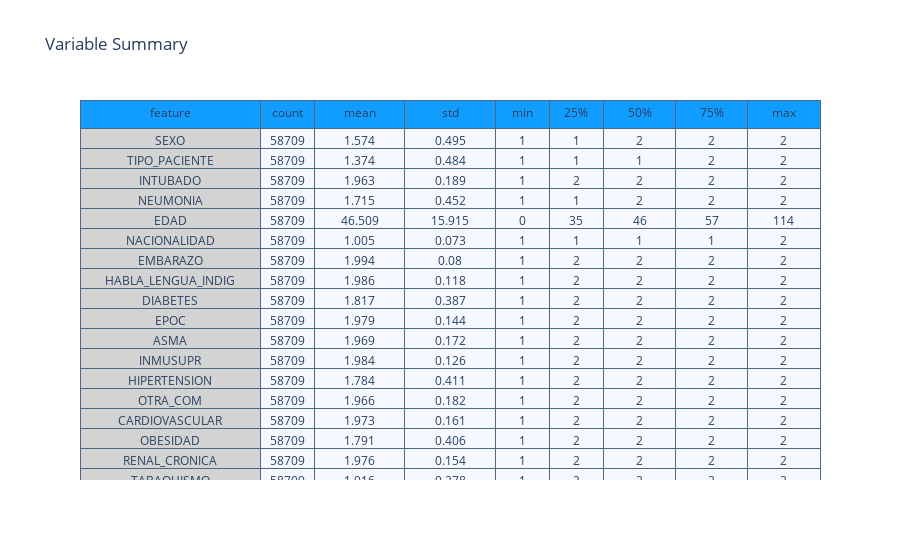

Source (notebook cell):
### Markdown cell above
En primer lugar vamos a hacer una tabla resumen de todos los datos númericos

### Code cell
Id_col = ["ID_REGISTRO"]
summary = (data[[i for i in data.columns if i not in Id_col]].
           describe().transpose().reset_index())

summary = summary.rename(columns = {"index" : "feature"})
summary = np.around(summary,3)

val_lst = [summary['feature'], summary['count'],
           summary['mean'],summary['std'],
           summary['min'], summary['25%'],
           summary['50%'], summary['75%'], summary['max']]

trace  = go.Table(header = dict(values = summary.columns.tolist(),
                                line = dict(color = ['#506784']),
                                fill = dict(color = ['#119DFF']),
                               ),
                  cells  = dict(values = val_lst,
                                line = dict(color = ['#506784']),
                                fill = dict(color = ["lightgrey",'#F5F8FF'])
                               ),
                  columnwidth = [200,60,100,100,60,60,80,80,80])
layout = go.Layout(dict(title = "Variable Summary"))
figure = go.Figure(data=[trace],layout=layout)
py.iplot(figure)

### Figure 1 — Plotly figure (JSON) as saved in the notebook; plotly's stock layout.template omitted (floating-point values rounded to 4 significant figures; data arrays with more than 128 entries replaced by an {"elided": "..."} marker saying what was removed)
{"data": [{"cells": {"fill": {"color": ["lightgrey", "#F5F8FF"]}, "line": {"color": ["#506784"]}, "values": {"elided": "9x22 mixed values"}}, "columnwidth": [200, 60, 100, 100, 60, 60, 80, 80, 80], "header": {"fill": {"color": ["#119DFF"]}, "line": {"color": ["#506784"]}, "values": ["feature", "count", "mean", "std", "min", "25%", "50%", "75%", "max"]}, "type": "table"}], "layout": {"title": {"text": "Variable Summary"}}}
